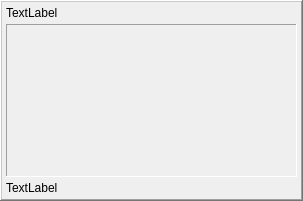
<?xml version="1.0" encoding="UTF-8"?>
<ui version="4.0">
 <class>ProgressDialog</class>
 <widget class="QDialog" name="ProgressDialog">
  <property name="geometry">
   <rect>
    <x>0</x>
    <y>0</y>
    <width>303</width>
    <height>201</height>
   </rect>
  </property>
  <property name="windowTitle">
   <string>Dialog</string>
  </property>
  <layout class="QVBoxLayout" name="verticalLayout_2">
   <property name="spacing">
    <number>0</number>
   </property>
   <property name="leftMargin">
    <number>0</number>
   </property>
   <property name="topMargin">
    <number>0</number>
   </property>
   <property name="rightMargin">
    <number>0</number>
   </property>
   <property name="bottomMargin">
    <number>0</number>
   </property>
   <item>
    <widget class="QFrame" name="frame">
     <property name="frameShape">
      <enum>QFrame::WinPanel</enum>
     </property>
     <property name="frameShadow">
      <enum>QFrame::Raised</enum>
     </property>
     <layout class="QVBoxLayout" name="verticalLayout">
      <property name="spacing">
       <number>4</number>
      </property>
      <property name="leftMargin">
       <number>4</number>
      </property>
      <property name="topMargin">
       <number>4</number>
      </property>
      <property name="rightMargin">
       <number>4</number>
      </property>
      <property name="bottomMargin">
       <number>4</number>
      </property>
      <item>
       <widget class="QLabel" name="label">
        <property name="text">
         <string>TextLabel</string>
        </property>
       </widget>
      </item>
      <item>
       <widget class="QFrame" name="frame_2">
        <property name="sizePolicy">
         <sizepolicy hsizetype="Preferred" vsizetype="Expanding">
          <horstretch>0</horstretch>
          <verstretch>0</verstretch>
         </sizepolicy>
        </property>
        <property name="frameShape">
         <enum>QFrame::Panel</enum>
        </property>
        <property name="frameShadow">
         <enum>QFrame::Sunken</enum>
        </property>
        <layout class="QVBoxLayout" name="verticalLayout_3">
         <property name="leftMargin">
          <number>0</number>
         </property>
         <property name="topMargin">
          <number>0</number>
         </property>
         <property name="rightMargin">
          <number>0</number>
         </property>
         <property name="bottomMargin">
          <number>0</number>
         </property>
         <item>
          <widget class="LogWidget" name="widget_log" native="true"/>
         </item>
        </layout>
       </widget>
      </item>
      <item>
       <widget class="QLabel" name="label_interrupt">
        <property name="text">
         <string>TextLabel</string>
        </property>
       </widget>
      </item>
     </layout>
    </widget>
   </item>
  </layout>
 </widget>
 <customwidgets>
  <customwidget>
   <class>LogWidget</class>
   <extends>QWidget</extends>
   <header>LogWidget.h</header>
   <container>1</container>
  </customwidget>
 </customwidgets>
 <resources/>
 <connections/>
</ui>
